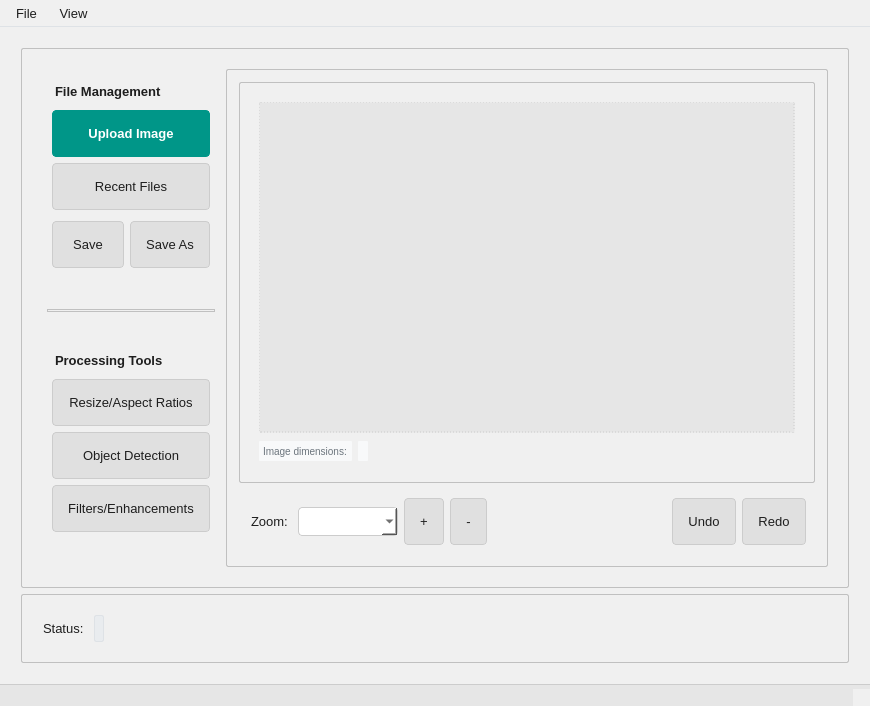
<?xml version="1.0" encoding="UTF-8"?>
<ui version="4.0">
 <class>ImageLab</class>
 <widget class="QMainWindow" name="ImageLab">
  <property name="geometry">
   <rect>
    <x>0</x>
    <y>0</y>
    <width>870</width>
    <height>706</height>
   </rect>
  </property>
  <property name="windowTitle">
   <string>Compter Vision Lab</string>
  </property>
  <property name="styleSheet">
   <string notr="true">/* --- GLOBAL STYLES (QApplication and Main Window) --- */
QMainWindow, QWidget {
    background-color: #f0f0f0; /* Light background */
    color: #1e1e1e; /* Dark text color */
    font-family: &quot;Segoe UI&quot;, &quot;Helvetica Neue&quot;, Helvetica, Arial, sans-serif;
    font-size: 10pt;
}

/* --- HEADER BAR (If using a QToolBar) --- */
QToolBar {
    background-color: #e6e6e6;
    border: none;
    spacing: 5px;
}

QStackedWidget {
	background-color: #f0f0f0;
	border: 0.5px solid #e0e0e0;
    padding: 5px;
}

QFrame {
	background-color: #f0f0f0;
	border: 1px solid #c0c0c0;
    padding: 10px;
    border-radius: 2px;
}

/* --- SIDEBAR &amp; TOOL BUTTONS (Left Panel) --- */
/* The main sidebar area */
QDockWidget {
    background-color: #ffffff; /* White background */
    border: none;
}
QDockWidget::title {
    padding: 5px;
    background-color: #f0f0f0;
}

/* Tool Buttons in the sidebar */
QPushButton {
    /* Base style for all buttons */
    background-color: #e0e0e0;
    border: 1px solid #cccccc;
    color: #1e1e1e;
    padding: 10px 15px;
    border-radius: 4px;
    min-height: 25px;
}

/* Hover and Click effects for buttons */
QPushButton:hover {
    background-color: #d4d4d4;
}
/* Selected tool/active state in sidebar */
QPushButton:checked, QPushButton:pressed {
    background-color: #0078d4; /* Accent color - Royal Blue */
    border-color: #0078d4;
    color: #ffffff; /* White text on accent */
}

/* Specific styling for the large &quot;Upload Image&quot; button */
QPushButton#UploadButton { 
    background-color: #009688; /* Teal accent */
    border-color: #009688;
    color: #ffffff; /* White text for high visibility */
    font-weight: bold;
    padding: 10px 20px;
}
QPushButton#UploadButton:hover {
    background-color: #00bfa5;
}

/* --- MAIN VIEWER &amp; STATUS BAR (Viewport and Footer) --- */
/* Central widget where the image is displayed */
QGraphicsView, QLabel#ImagePreview {
    background-color: #e6e6e6; /* Light gray for viewing area */
    border: 1px dashed #cccccc; /* Light border for the drag and drop box */
}

/* Footer Bar/Status Bar */
QStatusBar {
    background-color: #e6e6e6;
    color: #555555;
    border-top: 1px solid #cccccc;
    padding: 3px;
}

/* --- SETTINGS PANEL (Right Collapsible Panel) --- */
/* Assuming the right panel uses QWidget or QScrollArea */
QScrollArea, QWidget#SettingsPanel {
    background-color: #ffffff; /* White background */
    border: none;
    padding: 10px;
}

QLabel {
    color: #1e1e1e;
	border: none;
    padding: 5px 0;
}

/* --- INPUTS (Sliders, Text Fields, Checkboxes) --- */
QLineEdit {
    background-color: #ffffff;
    border: 1px solid #cccccc;
    padding: 5px;
    border-radius: 3px;
    color: #1e1e1e;
}

/* Sliders (e.g., Confidence, Noise Reduction) */
QSlider::groove:horizontal {
    border: 1px solid #cccccc;
    height: 8px; /* height of the groove */
    background: #e0e0e0;
    margin: 2px 0;
    border-radius: 4px;
}
QSlider::handle:horizontal {
    background: #0078d4; /* Accent color */
    border: 1px solid #0078d4;
    width: 12px;
    margin: -3px 0; /* center the handle vertically */
    border-radius: 6px;
}

/* Radio Buttons and Checkboxes */
QRadioButton::indicator, QCheckBox::indicator {
    width: 13px;
    height: 13px;
    border: 1px solid #999999;
    background-color: #ffffff;
}
QRadioButton::indicator:checked, QCheckBox::indicator:checked {
    background-color: #0078d4; /* Checked state accent */
    border: 1px solid #0078d4;
}

/* --- COMBO BOXES/DROPDOWNS --- */
QComboBox {
    background-color: #ffffff;
    border: 1px solid #cccccc;
    padding: 5px;
    border-radius: 4px;
    color: #1e1e1e;
}
QComboBox::drop-down {
    subcontrol-origin: padding;
    subcontrol-position: top right;
    width: 15px;
}

/* --- GROUP BOXES (For tool organization) --- */
QGroupBox {
    border: 1px solid #cccccc;
    border-radius: 5px;
    margin-top: 1ex; /* leave space at the top for the title */
    background-color: #fcfcfc;
}
QGroupBox::title {
    subcontrol-origin: margin;
    subcontrol-position: top left; 
    padding: 0 3px;
    color: #555555;
    background-color: #fcfcfc;
}

/* --- MENU BAR --- */
QMenuBar {
    background: qlineargradient(x1:0, y1:0, x2:0, y2:1,
                                stop:0 #ffffff, stop:1 #f8f9fa);
    border-bottom: 1px solid #dee2e6;
    padding: 2px;
}

QMenuBar::item {
    padding: 4px 8px;
    background: transparent;
    border-radius: 3px;
}

QMenuBar::item:selected {
    background-color: #007bff;
    color: #ffffff;
}

QMenu {
    background-color: #ffffff;
    border: 1px solid #dee2e6;
    border-radius: 4px;
    padding: 4px;
}

QMenu::item {
    padding: 6px 20px;
    border-radius: 3px;
}

QMenu::item:selected {
    background-color: #007bff;
    color: #ffffff;
}

/* --- SEPARATOR LINES --- */
Line {
    background-color: #dee2e6;
    border: none;
    height: 1px;
    margin: 8px 0;
}

/* --- SPACERS AND LAYOUT ENHANCEMENTS --- */
QSpacer {
    background: transparent;
}

/* --- SCROLL AREAS --- */
QScrollArea {
    border: 1px solid #e9ecef;
    border-radius: 6px;
    background-color: #ffffff;
}

QScrollBar:vertical {
    border: none;
    background: #f8f9fa;
    width: 12px;
    margin: 0px;
    border-radius: 6px;
}

QScrollBar::handle:vertical {
    background: #adb5bd;
    border-radius: 6px;
    min-height: 20px;
}

QScrollBar::handle:vertical:hover {
    background: #6c757d;
}

/* --- SPECIFIC WIDGET STATES --- */
QPushButton:disabled {
    background-color: #e9ecef;
    color: #6c757d;
    border-color: #ced4da;
}

QLineEdit:disabled {
    background-color: #f8f9fa;
    color: #6c757d;
    border-color: #e9ecef;
}

#fileMgtLabel, #processingToolsLabel {
    font-weight: 600;
    padding: 5px 0;
}

#dimsLabel, #imageDimensionsLabel {
    font-size: 7.5pt;
    padding: 2px;
    color: #6c757d;
    background-color: #f8f9fa;
    border-radius: 1px;
}

#statusLabel {
    font-weight: 600;
    color: #495057;
    background-color: #e9ecef;
    border: 1px solid #dee2e6;
}



</string>
  </property>
  <property name="toolButtonStyle">
   <enum>Qt::ToolButtonTextBesideIcon</enum>
  </property>
  <widget class="QWidget" name="centralwidget">
   <layout class="QGridLayout" name="gridLayout">
    <item row="0" column="0">
     <layout class="QVBoxLayout" name="verticalLayout_5">
      <property name="leftMargin">
       <number>12</number>
      </property>
      <property name="topMargin">
       <number>12</number>
      </property>
      <property name="rightMargin">
       <number>12</number>
      </property>
      <property name="bottomMargin">
       <number>12</number>
      </property>
      <item>
       <widget class="QFrame" name="horizontalFrame">
        <layout class="QHBoxLayout" name="horizontalLayout">
         <property name="leftMargin">
          <number>10</number>
         </property>
         <property name="topMargin">
          <number>10</number>
         </property>
         <property name="rightMargin">
          <number>10</number>
         </property>
         <property name="bottomMargin">
          <number>10</number>
         </property>
         <item>
          <layout class="QVBoxLayout" name="verticalLayout">
           <property name="leftMargin">
            <number>5</number>
           </property>
           <property name="topMargin">
            <number>5</number>
           </property>
           <property name="rightMargin">
            <number>5</number>
           </property>
           <property name="bottomMargin">
            <number>5</number>
           </property>
           <item>
            <layout class="QVBoxLayout" name="verticalLayout_2">
             <property name="leftMargin">
              <number>5</number>
             </property>
             <property name="topMargin">
              <number>5</number>
             </property>
             <property name="rightMargin">
              <number>5</number>
             </property>
             <property name="bottomMargin">
              <number>5</number>
             </property>
             <item>
              <widget class="QLabel" name="fileMgtLabel">
               <property name="text">
                <string>File Management</string>
               </property>
              </widget>
             </item>
             <item>
              <widget class="QPushButton" name="UploadButton">
               <property name="text">
                <string>Upload Image</string>
               </property>
               <property name="icon">
                <iconset resource="../resources/resources.qrc">
                 <normaloff>:/icons/icons/upload.svg</normaloff>:/icons/icons/upload.svg</iconset>
               </property>
              </widget>
             </item>
             <item>
              <widget class="QPushButton" name="pushButton">
               <property name="text">
                <string>Recent Files</string>
               </property>
              </widget>
             </item>
             <item>
              <layout class="QHBoxLayout" name="horizontalLayout_2">
               <property name="leftMargin">
                <number>0</number>
               </property>
               <property name="topMargin">
                <number>5</number>
               </property>
               <property name="rightMargin">
                <number>0</number>
               </property>
               <property name="bottomMargin">
                <number>5</number>
               </property>
               <item>
                <widget class="QPushButton" name="save_pushButton">
                 <property name="text">
                  <string>Save</string>
                 </property>
                </widget>
               </item>
               <item>
                <widget class="QPushButton" name="save_as_pushButton">
                 <property name="text">
                  <string>Save As</string>
                 </property>
                </widget>
               </item>
              </layout>
             </item>
            </layout>
           </item>
           <item>
            <spacer name="verticalSpacer_3">
             <property name="orientation">
              <enum>Qt::Vertical</enum>
             </property>
             <property name="sizeType">
              <enum>QSizePolicy::Preferred</enum>
             </property>
             <property name="sizeHint" stdset="0">
              <size>
               <width>20</width>
               <height>40</height>
              </size>
             </property>
            </spacer>
           </item>
           <item>
            <widget class="Line" name="line_2">
             <property name="frameShadow">
              <enum>QFrame::Plain</enum>
             </property>
             <property name="orientation">
              <enum>Qt::Horizontal</enum>
             </property>
            </widget>
           </item>
           <item>
            <spacer name="verticalSpacer">
             <property name="orientation">
              <enum>Qt::Vertical</enum>
             </property>
             <property name="sizeType">
              <enum>QSizePolicy::Preferred</enum>
             </property>
             <property name="sizeHint" stdset="0">
              <size>
               <width>20</width>
               <height>40</height>
              </size>
             </property>
            </spacer>
           </item>
           <item>
            <layout class="QVBoxLayout" name="verticalLayout_3">
             <property name="leftMargin">
              <number>5</number>
             </property>
             <property name="topMargin">
              <number>5</number>
             </property>
             <property name="rightMargin">
              <number>5</number>
             </property>
             <property name="bottomMargin">
              <number>5</number>
             </property>
             <item>
              <widget class="QLabel" name="processingToolsLabel">
               <property name="text">
                <string>Processing Tools</string>
               </property>
              </widget>
             </item>
             <item>
              <widget class="QPushButton" name="resizeBtn">
               <property name="text">
                <string>Resize/Aspect Ratios</string>
               </property>
              </widget>
             </item>
             <item>
              <widget class="QPushButton" name="obj_detectionBtn">
               <property name="text">
                <string>Object Detection</string>
               </property>
              </widget>
             </item>
             <item>
              <widget class="QPushButton" name="filtersBtn">
               <property name="text">
                <string>Filters/Enhancements</string>
               </property>
              </widget>
             </item>
            </layout>
           </item>
           <item>
            <spacer name="verticalSpacer_2">
             <property name="orientation">
              <enum>Qt::Vertical</enum>
             </property>
             <property name="sizeHint" stdset="0">
              <size>
               <width>20</width>
               <height>40</height>
              </size>
             </property>
            </spacer>
           </item>
          </layout>
         </item>
         <item>
          <widget class="QFrame" name="verticalFrame_4">
           <layout class="QVBoxLayout" name="verticalLayout_4">
            <property name="leftMargin">
             <number>2</number>
            </property>
            <property name="topMargin">
             <number>2</number>
            </property>
            <property name="rightMargin">
             <number>2</number>
            </property>
            <property name="bottomMargin">
             <number>2</number>
            </property>
            <item>
             <widget class="QStackedWidget" name="stackedWidget">
              <property name="sizePolicy">
               <sizepolicy hsizetype="Expanding" vsizetype="Preferred">
                <horstretch>1</horstretch>
                <verstretch>0</verstretch>
               </sizepolicy>
              </property>
              <property name="currentIndex">
               <number>1</number>
              </property>
              <widget class="QWidget" name="processed_image_page"/>
              <widget class="QWidget" name="original_image_page">
               <layout class="QGridLayout" name="gridLayout_2">
                <item row="0" column="0">
                 <widget class="QGraphicsView" name="ImagePreview"/>
                </item>
                <item row="1" column="0">
                 <layout class="QHBoxLayout" name="horizontalLayout_3">
                  <property name="topMargin">
                   <number>2</number>
                  </property>
                  <property name="bottomMargin">
                   <number>2</number>
                  </property>
                  <item>
                   <widget class="QLabel" name="dimsLabel">
                    <property name="text">
                     <string>Image dimensions:</string>
                    </property>
                   </widget>
                  </item>
                  <item>
                   <widget class="QLabel" name="imageDimensionsLabel">
                    <property name="text">
                     <string/>
                    </property>
                   </widget>
                  </item>
                  <item>
                   <spacer name="horizontalSpacer">
                    <property name="orientation">
                     <enum>Qt::Horizontal</enum>
                    </property>
                    <property name="sizeHint" stdset="0">
                     <size>
                      <width>40</width>
                      <height>20</height>
                     </size>
                    </property>
                   </spacer>
                  </item>
                 </layout>
                </item>
               </layout>
              </widget>
             </widget>
            </item>
            <item>
             <layout class="QHBoxLayout" name="horizontalLayout_4">
              <property name="leftMargin">
               <number>5</number>
              </property>
              <property name="topMargin">
               <number>5</number>
              </property>
              <property name="rightMargin">
               <number>5</number>
              </property>
              <property name="bottomMargin">
               <number>5</number>
              </property>
              <item>
               <layout class="QHBoxLayout" name="horizontalLayout_5">
                <property name="leftMargin">
                 <number>4</number>
                </property>
                <property name="topMargin">
                 <number>4</number>
                </property>
                <property name="rightMargin">
                 <number>4</number>
                </property>
                <property name="bottomMargin">
                 <number>4</number>
                </property>
                <item>
                 <widget class="QLabel" name="label_3">
                  <property name="text">
                   <string>Zoom:</string>
                  </property>
                 </widget>
                </item>
                <item>
                 <widget class="QComboBox" name="selectStandardZoomComboBox">
                  <property name="sizePolicy">
                   <sizepolicy hsizetype="Expanding" vsizetype="Fixed">
                    <horstretch>0</horstretch>
                    <verstretch>0</verstretch>
                   </sizepolicy>
                  </property>
                  <property name="minimumSize">
                   <size>
                    <width>100</width>
                    <height>0</height>
                   </size>
                  </property>
                  <property name="maximumSize">
                   <size>
                    <width>16777215</width>
                    <height>16777215</height>
                   </size>
                  </property>
                 </widget>
                </item>
                <item>
                 <widget class="QPushButton" name="zoomInButton">
                  <property name="sizePolicy">
                   <sizepolicy hsizetype="Preferred" vsizetype="Fixed">
                    <horstretch>0</horstretch>
                    <verstretch>0</verstretch>
                   </sizepolicy>
                  </property>
                  <property name="maximumSize">
                   <size>
                    <width>16777215</width>
                    <height>16777215</height>
                   </size>
                  </property>
                  <property name="text">
                   <string>+</string>
                  </property>
                 </widget>
                </item>
                <item>
                 <widget class="QPushButton" name="zoomOutButton">
                  <property name="sizePolicy">
                   <sizepolicy hsizetype="Preferred" vsizetype="Fixed">
                    <horstretch>0</horstretch>
                    <verstretch>0</verstretch>
                   </sizepolicy>
                  </property>
                  <property name="maximumSize">
                   <size>
                    <width>16777215</width>
                    <height>16777215</height>
                   </size>
                  </property>
                  <property name="text">
                   <string>-</string>
                  </property>
                 </widget>
                </item>
               </layout>
              </item>
              <item>
               <spacer name="horizontalSpacer_2">
                <property name="orientation">
                 <enum>Qt::Horizontal</enum>
                </property>
                <property name="sizeHint" stdset="0">
                 <size>
                  <width>40</width>
                  <height>20</height>
                 </size>
                </property>
               </spacer>
              </item>
              <item>
               <layout class="QHBoxLayout" name="horizontalLayout_8">
                <property name="leftMargin">
                 <number>4</number>
                </property>
                <property name="topMargin">
                 <number>4</number>
                </property>
                <property name="rightMargin">
                 <number>4</number>
                </property>
                <property name="bottomMargin">
                 <number>4</number>
                </property>
                <item>
                 <widget class="QPushButton" name="pushButton_12">
                  <property name="sizePolicy">
                   <sizepolicy hsizetype="Preferred" vsizetype="Fixed">
                    <horstretch>0</horstretch>
                    <verstretch>0</verstretch>
                   </sizepolicy>
                  </property>
                  <property name="maximumSize">
                   <size>
                    <width>16777215</width>
                    <height>16777215</height>
                   </size>
                  </property>
                  <property name="text">
                   <string>Undo</string>
                  </property>
                 </widget>
                </item>
                <item>
                 <widget class="QPushButton" name="pushButton_13">
                  <property name="sizePolicy">
                   <sizepolicy hsizetype="Preferred" vsizetype="Fixed">
                    <horstretch>0</horstretch>
                    <verstretch>0</verstretch>
                   </sizepolicy>
                  </property>
                  <property name="maximumSize">
                   <size>
                    <width>16777215</width>
                    <height>16777215</height>
                   </size>
                  </property>
                  <property name="text">
                   <string>Redo</string>
                  </property>
                 </widget>
                </item>
               </layout>
              </item>
             </layout>
            </item>
           </layout>
          </widget>
         </item>
        </layout>
       </widget>
      </item>
      <item>
       <widget class="QFrame" name="horizontalFrame_6">
        <layout class="QHBoxLayout" name="horizontalLayout_9">
         <property name="leftMargin">
          <number>4</number>
         </property>
         <property name="topMargin">
          <number>4</number>
         </property>
         <property name="rightMargin">
          <number>4</number>
         </property>
         <property name="bottomMargin">
          <number>4</number>
         </property>
         <item>
          <layout class="QVBoxLayout" name="verticalLayout_6">
           <property name="leftMargin">
            <number>4</number>
           </property>
           <property name="topMargin">
            <number>4</number>
           </property>
           <property name="rightMargin">
            <number>4</number>
           </property>
           <property name="bottomMargin">
            <number>4</number>
           </property>
           <item>
            <layout class="QHBoxLayout" name="horizontalLayout_6">
             <property name="topMargin">
              <number>2</number>
             </property>
             <property name="bottomMargin">
              <number>2</number>
             </property>
             <item>
              <widget class="QLabel" name="label_4">
               <property name="text">
                <string>Status:</string>
               </property>
              </widget>
             </item>
             <item>
              <widget class="QLabel" name="statusLabel">
               <property name="text">
                <string/>
               </property>
              </widget>
             </item>
            </layout>
           </item>
          </layout>
         </item>
         <item>
          <spacer name="horizontalSpacer_3">
           <property name="orientation">
            <enum>Qt::Horizontal</enum>
           </property>
           <property name="sizeHint" stdset="0">
            <size>
             <width>40</width>
             <height>20</height>
            </size>
           </property>
          </spacer>
         </item>
        </layout>
       </widget>
      </item>
     </layout>
    </item>
   </layout>
  </widget>
  <widget class="QMenuBar" name="menubar">
   <property name="geometry">
    <rect>
     <x>0</x>
     <y>0</y>
     <width>870</width>
     <height>31</height>
    </rect>
   </property>
   <widget class="QMenu" name="menuFile">
    <property name="title">
     <string>File</string>
    </property>
    <addaction name="SettingsPanel"/>
    <addaction name="actionSave"/>
    <addaction name="actionSave_As"/>
   </widget>
   <widget class="QMenu" name="menuView">
    <property name="title">
     <string>View</string>
    </property>
    <widget class="QMenu" name="menuTheme">
     <property name="title">
      <string>Theme</string>
     </property>
     <addaction name="actionDark"/>
     <addaction name="actionLight"/>
    </widget>
    <addaction name="menuTheme"/>
   </widget>
   <addaction name="menuFile"/>
   <addaction name="menuView"/>
  </widget>
  <widget class="QStatusBar" name="statusbar"/>
  <action name="SettingsPanel">
   <property name="text">
    <string>Open...</string>
   </property>
  </action>
  <action name="actionSave">
   <property name="text">
    <string>Save</string>
   </property>
  </action>
  <action name="actionSave_As">
   <property name="text">
    <string>Save As...</string>
   </property>
  </action>
  <action name="actionDark">
   <property name="text">
    <string>Dark</string>
   </property>
  </action>
  <action name="actionLight">
   <property name="text">
    <string>Light</string>
   </property>
  </action>
 </widget>
 <resources>
  <include location="../resources/resources.qrc"/>
 </resources>
 <connections/>
</ui>
